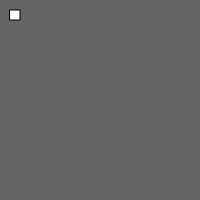
Frame 1 (no input)
Frame 60 (no input): identical to frame 1, image omitted
Frame 120 (the mouse pressed at the canvas centre since frame 60): identical to frame 1, image omitted

The p5.js sketch that drew this single still picture (run headless with seeded random() and noise() and a simulated clock; from frame 60 on, the mouse is pressed at the canvas centre):

// p5.js sketch
// ── sketch.js
var x = 0 ;

function setup() {
  // put setup code here
createCanvas (200, 200) ;
}

function draw() {
  // put drawing code here
  background(100);
  //
  rect(10, 10, 10, 10);
  x += 5;
  if ( x > 200 );
}
